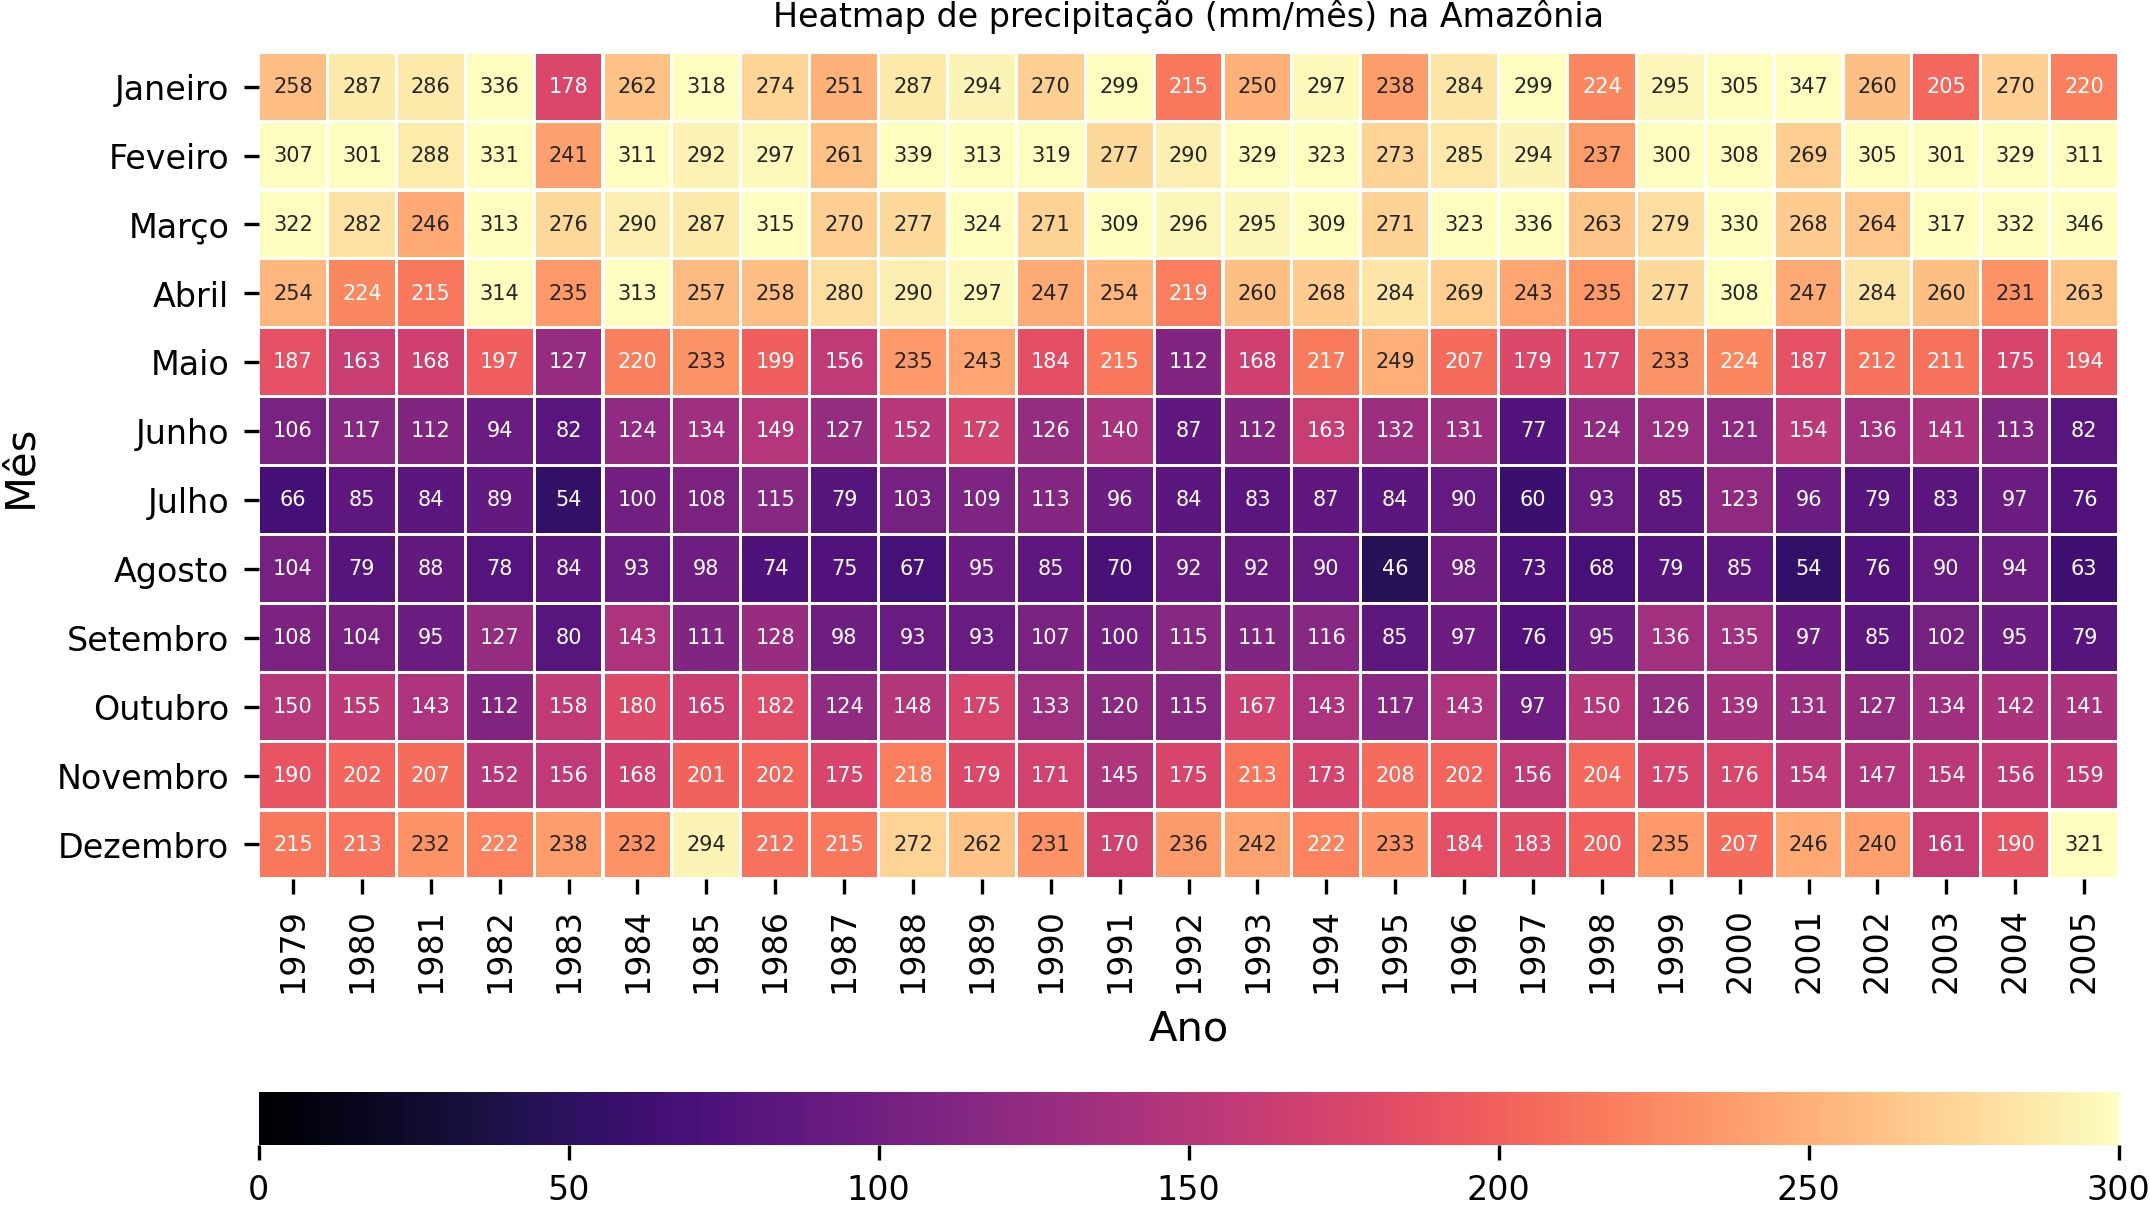

Reproduce this figure in Python.
import matplotlib.pyplot as plt
import seaborn as sns
import pandas as pd

df = pd.read_csv('../../dados/texto/pr.GPCP.txt', 
                 sep='\t', 
                 names=['Ano', 'Mês', 'Prec'])

Mes = ['Janeiro', 'Feveiro', 'Março', 'Abril', 
       'Maio', 'Junho', 'Julho', 'Agosto', 
       'Setembro', 'Outubro', 'Novembro', 'Dezembro']

dados = df.pivot(index='Mês', columns='Ano', values='Prec')

f, (ax, cbar_ax) = plt.subplots(2, 
                                gridspec_kw={"height_ratios": (.9, .05), 
                                "hspace": .3}, 
                                figsize=(8,5))

# Plot da figura.
ax = sns.heatmap(dados, ax=ax, 
                 annot=True, 
                 fmt="d", 
                 square=True, 
                 annot_kws={"size": 5}, 
                 yticklabels=Mes, 
                 cbar_ax=cbar_ax, 
                 cbar_kws={"orientation": "horizontal"}, 
                 cmap='magma', 
                 vmin=0, 
                 vmax=300, 
                 linewidths=0.5)

# Título da figura.
ax.set_title("Heatmap de precipitação (mm/mês) na Amazônia", fontsize = 8)

# Tamanho dos rótulos dos eixos x e y.
ax.tick_params(labelsize=8)  

# Tamanho da fonte da barra de cores.
cbar_ax.tick_params(labelsize=8) 

# Salva a figura no formato ".jpg" com dpi=300 e remove espaços excedentes.
plt.savefig('ex01.jpg', transparent=True, dpi=300, bbox_inches='tight', 
             pad_inches=0)